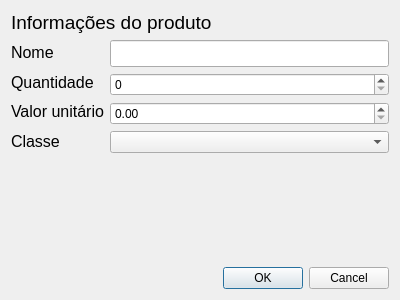
<?xml version="1.0" encoding="UTF-8"?>
<ui version="4.0">
 <class>DialogEditarProduto</class>
 <widget class="QDialog" name="DialogEditarProduto">
  <property name="geometry">
   <rect>
    <x>0</x>
    <y>0</y>
    <width>400</width>
    <height>300</height>
   </rect>
  </property>
  <property name="windowTitle">
   <string>Dialog</string>
  </property>
  <layout class="QVBoxLayout" name="verticalLayout_3" stretch="1,5,5,1">
   <item>
    <widget class="QLabel" name="label_4">
     <property name="font">
      <font>
       <pointsize>14</pointsize>
      </font>
     </property>
     <property name="text">
      <string>Informações do produto</string>
     </property>
    </widget>
   </item>
   <item>
    <layout class="QHBoxLayout" name="horizontalLayout" stretch="1,5">
     <item>
      <layout class="QVBoxLayout" name="verticalLayout">
       <item>
        <widget class="QLabel" name="label">
         <property name="font">
          <font>
           <pointsize>12</pointsize>
          </font>
         </property>
         <property name="text">
          <string>Nome</string>
         </property>
        </widget>
       </item>
       <item>
        <widget class="QLabel" name="label_2">
         <property name="font">
          <font>
           <pointsize>12</pointsize>
          </font>
         </property>
         <property name="text">
          <string>Quantidade</string>
         </property>
        </widget>
       </item>
       <item>
        <widget class="QLabel" name="label_3">
         <property name="font">
          <font>
           <pointsize>12</pointsize>
          </font>
         </property>
         <property name="text">
          <string>Valor unitário</string>
         </property>
        </widget>
       </item>
       <item>
        <widget class="QLabel" name="label_5">
         <property name="font">
          <font>
           <pointsize>12</pointsize>
           <weight>50</weight>
           <bold>false</bold>
          </font>
         </property>
         <property name="text">
          <string>Classe</string>
         </property>
        </widget>
       </item>
      </layout>
     </item>
     <item>
      <layout class="QVBoxLayout" name="verticalLayout_2">
       <item>
        <widget class="QLineEdit" name="lineEditNome">
         <property name="font">
          <font>
           <pointsize>12</pointsize>
          </font>
         </property>
        </widget>
       </item>
       <item>
        <widget class="QSpinBox" name="spinBoxQuant"/>
       </item>
       <item>
        <widget class="QDoubleSpinBox" name="doubleSpinBoxValor"/>
       </item>
       <item>
        <widget class="QComboBox" name="comboBox"/>
       </item>
      </layout>
     </item>
    </layout>
   </item>
   <item>
    <spacer name="verticalSpacer">
     <property name="orientation">
      <enum>Qt::Vertical</enum>
     </property>
     <property name="sizeHint" stdset="0">
      <size>
       <width>20</width>
       <height>40</height>
      </size>
     </property>
    </spacer>
   </item>
   <item>
    <widget class="QDialogButtonBox" name="buttonBox">
     <property name="sizePolicy">
      <sizepolicy hsizetype="Preferred" vsizetype="Preferred">
       <horstretch>0</horstretch>
       <verstretch>0</verstretch>
      </sizepolicy>
     </property>
     <property name="layoutDirection">
      <enum>Qt::LeftToRight</enum>
     </property>
     <property name="orientation">
      <enum>Qt::Horizontal</enum>
     </property>
     <property name="standardButtons">
      <set>QDialogButtonBox::Cancel|QDialogButtonBox::Ok</set>
     </property>
    </widget>
   </item>
  </layout>
 </widget>
 <resources/>
 <connections>
  <connection>
   <sender>buttonBox</sender>
   <signal>accepted()</signal>
   <receiver>DialogEditarProduto</receiver>
   <slot>accept()</slot>
   <hints>
    <hint type="sourcelabel">
     <x>248</x>
     <y>254</y>
    </hint>
    <hint type="destinationlabel">
     <x>157</x>
     <y>274</y>
    </hint>
   </hints>
  </connection>
  <connection>
   <sender>buttonBox</sender>
   <signal>rejected()</signal>
   <receiver>DialogEditarProduto</receiver>
   <slot>reject()</slot>
   <hints>
    <hint type="sourcelabel">
     <x>316</x>
     <y>260</y>
    </hint>
    <hint type="destinationlabel">
     <x>286</x>
     <y>274</y>
    </hint>
   </hints>
  </connection>
 </connections>
</ui>
